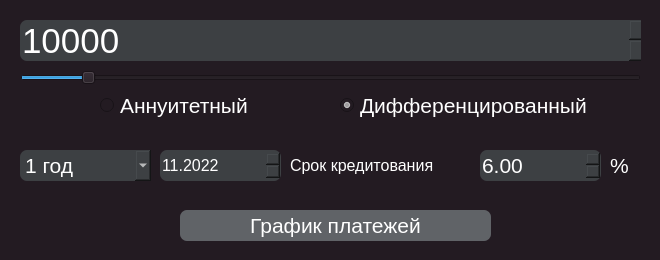
<?xml version="1.0" encoding="UTF-8"?>
<ui version="4.0">
 <class>credit_calc</class>
 <widget class="QDialog" name="credit_calc">
  <property name="windowModality">
   <enum>Qt::NonModal</enum>
  </property>
  <property name="geometry">
   <rect>
    <x>0</x>
    <y>0</y>
    <width>660</width>
    <height>260</height>
   </rect>
  </property>
  <property name="minimumSize">
   <size>
    <width>660</width>
    <height>260</height>
   </size>
  </property>
  <property name="maximumSize">
   <size>
    <width>660</width>
    <height>260</height>
   </size>
  </property>
  <property name="sizeIncrement">
   <size>
    <width>660</width>
    <height>260</height>
   </size>
  </property>
  <property name="windowTitle">
   <string>Credit_calc</string>
  </property>
  <property name="styleSheet">
   <string notr="true">background-color: rgb(35, 27, 34);</string>
  </property>
  <widget class="QRadioButton" name="annyitet_calc">
   <property name="geometry">
    <rect>
     <x>100</x>
     <y>90</y>
     <width>181</width>
     <height>31</height>
    </rect>
   </property>
   <property name="font">
    <font>
     <pointsize>16</pointsize>
    </font>
   </property>
   <property name="styleSheet">
    <string notr="true">QRadioButton{
	color: white;
}</string>
   </property>
   <property name="text">
    <string>Аннуитетный</string>
   </property>
  </widget>
  <widget class="QRadioButton" name="differenc_calc">
   <property name="geometry">
    <rect>
     <x>340</x>
     <y>90</y>
     <width>271</width>
     <height>31</height>
    </rect>
   </property>
   <property name="font">
    <font>
     <pointsize>16</pointsize>
    </font>
   </property>
   <property name="styleSheet">
    <string notr="true">QRadioButton{
	color: white;
}</string>
   </property>
   <property name="text">
    <string>Дифференцированный</string>
   </property>
   <property name="checked">
    <bool>true</bool>
   </property>
  </widget>
  <widget class="QDoubleSpinBox" name="doubleSpinBox">
   <property name="geometry">
    <rect>
     <x>480</x>
     <y>150</y>
     <width>121</width>
     <height>31</height>
    </rect>
   </property>
   <property name="font">
    <font>
     <pointsize>16</pointsize>
    </font>
   </property>
   <property name="styleSheet">
    <string notr="true">background-color:rgb(61, 64, 67);
color: white; 
border-radius: 7px;
</string>
   </property>
   <property name="singleStep">
    <double>0.100000000000000</double>
   </property>
   <property name="value">
    <double>6.000000000000000</double>
   </property>
  </widget>
  <widget class="QPushButton" name="pushButton">
   <property name="geometry">
    <rect>
     <x>180</x>
     <y>210</y>
     <width>311</width>
     <height>31</height>
    </rect>
   </property>
   <property name="font">
    <font>
     <pointsize>16</pointsize>
    </font>
   </property>
   <property name="styleSheet">
    <string notr="true">QPushButton {
	background-color: rgb(96, 99, 103);
  	color: white; 
	border-radius: 7px;
}
QPushButton:pressed {
    	border: 1px solid  gray;
	background-color: qlineargradient(x1: 0, y1: 0, x2: 0, y2: 1,
                                      stop: 0 #A9A9A9, stop: 1 #808080);
}</string>
   </property>
   <property name="text">
    <string>График платежей</string>
   </property>
  </widget>
  <widget class="QComboBox" name="comboBox">
   <property name="geometry">
    <rect>
     <x>20</x>
     <y>150</y>
     <width>131</width>
     <height>31</height>
    </rect>
   </property>
   <property name="font">
    <font>
     <pointsize>16</pointsize>
    </font>
   </property>
   <property name="styleSheet">
    <string notr="true">background-color:rgb(61, 64, 67);
color: white; 
border-radius: 7px;
</string>
   </property>
   <item>
    <property name="text">
     <string>1 год</string>
    </property>
   </item>
   <item>
    <property name="text">
     <string>2 года</string>
    </property>
   </item>
   <item>
    <property name="text">
     <string>3 года</string>
    </property>
   </item>
   <item>
    <property name="text">
     <string>4 года</string>
    </property>
   </item>
   <item>
    <property name="text">
     <string>5 лет</string>
    </property>
   </item>
   <item>
    <property name="text">
     <string>6 лет</string>
    </property>
   </item>
   <item>
    <property name="text">
     <string>7 лет</string>
    </property>
   </item>
   <item>
    <property name="text">
     <string>8 лет</string>
    </property>
   </item>
   <item>
    <property name="text">
     <string>9 лет</string>
    </property>
   </item>
   <item>
    <property name="text">
     <string>10 лет</string>
    </property>
   </item>
  </widget>
  <widget class="QSpinBox" name="spinBox">
   <property name="geometry">
    <rect>
     <x>20</x>
     <y>20</y>
     <width>621</width>
     <height>41</height>
    </rect>
   </property>
   <property name="font">
    <font>
     <pointsize>26</pointsize>
    </font>
   </property>
   <property name="styleSheet">
    <string notr="true">background-color:rgb(61, 64, 67);
color: white; 
border-radius: 7px;</string>
   </property>
   <property name="frame">
    <bool>false</bool>
   </property>
   <property name="minimum">
    <number>10000</number>
   </property>
   <property name="maximum">
    <number>10000000</number>
   </property>
   <property name="singleStep">
    <number>1000</number>
   </property>
   <property name="value">
    <number>10000</number>
   </property>
  </widget>
  <widget class="QSlider" name="horizontalSlider">
   <property name="geometry">
    <rect>
     <x>20</x>
     <y>70</y>
     <width>621</width>
     <height>16</height>
    </rect>
   </property>
   <property name="maximum">
    <number>10000000</number>
   </property>
   <property name="singleStep">
    <number>10</number>
   </property>
   <property name="pageStep">
    <number>10000</number>
   </property>
   <property name="value">
    <number>10000</number>
   </property>
   <property name="sliderPosition">
    <number>10000</number>
   </property>
   <property name="orientation">
    <enum>Qt::Horizontal</enum>
   </property>
  </widget>
  <widget class="QLabel" name="label">
   <property name="geometry">
    <rect>
     <x>290</x>
     <y>150</y>
     <width>151</width>
     <height>31</height>
    </rect>
   </property>
   <property name="font">
    <font>
     <pointsize>12</pointsize>
    </font>
   </property>
   <property name="styleSheet">
    <string notr="true">QLabel{
	color: white;
}</string>
   </property>
   <property name="text">
    <string>Срок кредитования</string>
   </property>
  </widget>
  <widget class="QLabel" name="label_2">
   <property name="geometry">
    <rect>
     <x>610</x>
     <y>150</y>
     <width>31</width>
     <height>31</height>
    </rect>
   </property>
   <property name="font">
    <font>
     <pointsize>16</pointsize>
    </font>
   </property>
   <property name="styleSheet">
    <string notr="true">QLabel{
	color: white;
}</string>
   </property>
   <property name="text">
    <string>%</string>
   </property>
  </widget>
  <widget class="QDateEdit" name="dateEdit">
   <property name="geometry">
    <rect>
     <x>160</x>
     <y>150</y>
     <width>121</width>
     <height>31</height>
    </rect>
   </property>
   <property name="font">
    <font>
     <pointsize>12</pointsize>
    </font>
   </property>
   <property name="styleSheet">
    <string notr="true">background-color:rgb(61, 64, 67);
color: white; 
border-radius: 7px;</string>
   </property>
   <property name="currentSection">
    <enum>QDateTimeEdit::MonthSection</enum>
   </property>
   <property name="displayFormat">
    <string>MM.yyyy</string>
   </property>
   <property name="timeSpec">
    <enum>Qt::TimeZone</enum>
   </property>
   <property name="date">
    <date>
     <year>2022</year>
     <month>11</month>
     <day>1</day>
    </date>
   </property>
  </widget>
 </widget>
 <resources/>
 <connections/>
</ui>
